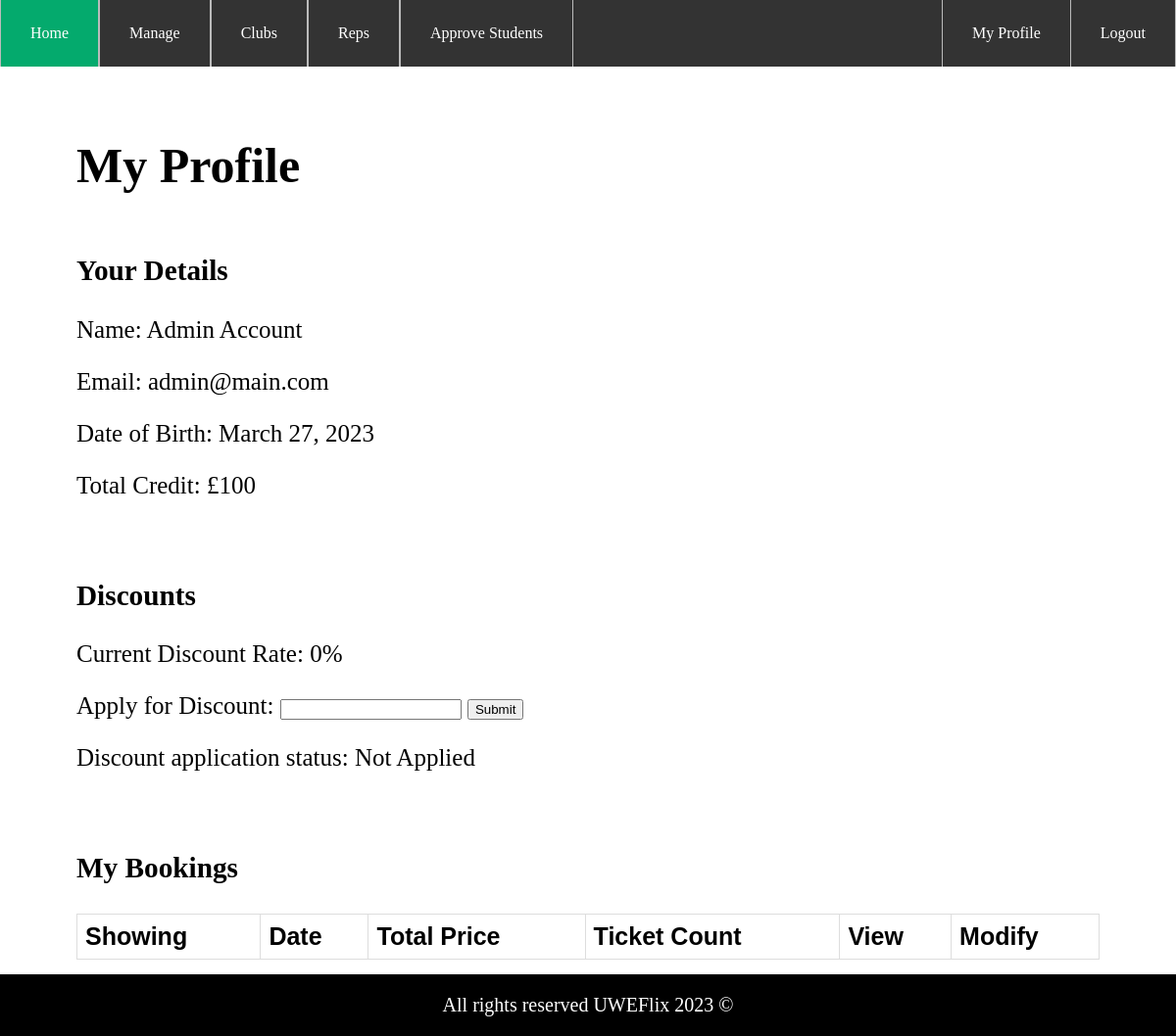
/my_profile/ (signed in), run on an earlier commit of the app's database.
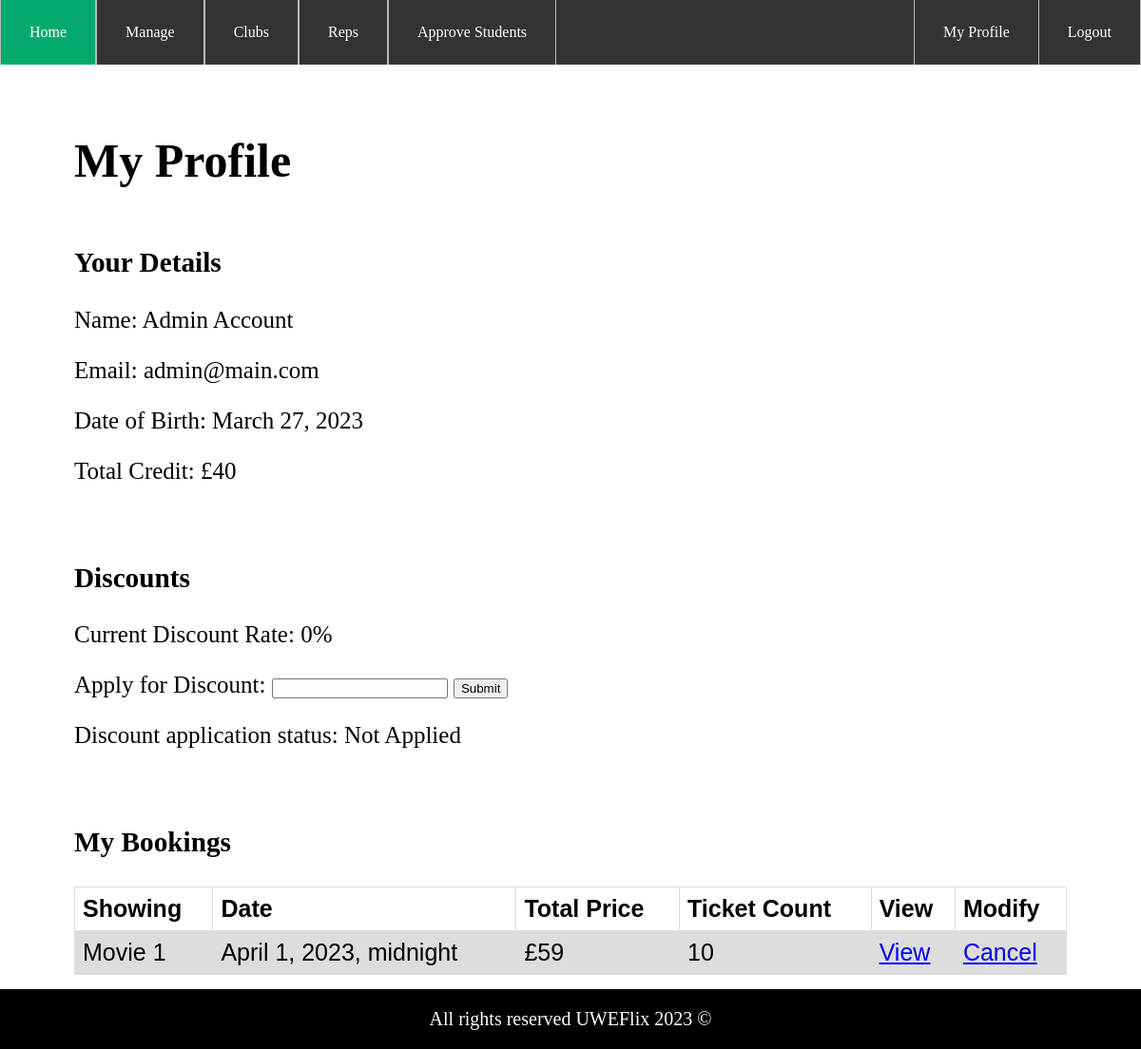
And on a later commit of the database.
### UWEFlix/models.py (models this page shows, shortened)
class UserProfile(models.Model):
    user_obj = models.OneToOneField(User, on_delete=models.CASCADE)
    club = models.ForeignKey(Club, null=True, on_delete=models.CASCADE, blank=True)
    date_of_birth = models.DateField(default=timezone.now, auto_now_add=False, auto_now=False, blank=False)
    credits = models.FloatField(default=0)
    discount = models.IntegerField(null=True, blank=True, default=0)
    applied_discount = models.IntegerField(null=True, blank=True, default=0)

class Booking(models.Model):
    user_email = models.EmailField(null=True)
    unique_key = models.UUIDField(null=True)
    club = models.ForeignKey(Club, null=True, blank=True, on_delete=models.SET_NULL)
    showing = models.ForeignKey(Showing, null=True, on_delete=models.SET_NULL)
    date = models.DateTimeField(default=timezone.now)
    total_price = models.FloatField(default=0)
    ticket_count = models.IntegerField(default=0)

class Showing(models.Model):
    film = models.ForeignKey(Film, null=True, on_delete=models.SET_NULL)
    screen = models.ForeignKey(Screen, null=True, on_delete=models.SET_NULL)
    time = models.DateTimeField(default=timezone.now)
    seats_taken = models.IntegerField(default=0)

class Film(models.Model):
    RATINGS = (('U', 'U'), ('PG', 'PG'), ('12A', '12A'), ('12', '12'), ('15', '15'), ('18', '18'))
    title = models.CharField(max_length=32)
    age_rating = models.CharField(max_length=5, choices=RATINGS)
    duration = models.IntegerField()
    description = models.CharField(max_length=255)
    image = models.ImageField(upload_to='films/', null=True)
    def __str__(self):
        return self.title

### UWEFlix/views.py (the view, shortened to what this page needs)
# urls.py: path('my_profile/', views.profile, name='My Profile'),
@login_required(login_url='/login')
def profile(request):
    user_profile = UserProfile.objects.get(user_obj=request.user)
    lookup = Booking.objects.filter(user_email=request.user.email)
    error_message = ''
    return render(request, 'UWEFlix/profile.html',
                  {'profile': user_profile, 'bookings': lookup, 'error': error_message})

### UWEFlix/templatetags/customtags.py (called while the page is built)
@register.filter
def has_group(user, group_name):
    return user.groups.filter(name=group_name).exists() or user.groups.filter(name='Administrator').exists()

### UWEFlix/templates/UWEFlix/profile.html (shortened to what this page needs)
{% extends 'UWEFlix/parent.html' %}
{% block page %}
<h1>My Profile</h1>
<div>
    <h3>Your Details</h3>
    <p>Name: {{user.first_name}} {{user.last_name}}</p>
    <p>Email: {{user.email}}</p>
    <p>Date of Birth: {{profile.date_of_birth}}</p>
    <p>Total Credit: £{{profile.credits}}</p>
</div>
<br>
<div>
    <h3>Discounts</h3>
    <p>Current Discount Rate: {{profile.discount}}%</p>
    <form method="POST" enctype="multipart/form-data">
        <label for="discount">Apply for Discount:</label>
        <input type="number" id="discount" name="discount" required/>
        <button class="button">Submit</button>
    </form>
    {% if profile.applied_discount > 0 %}
    <p>Discount application status: Waiting on approval ({{profile.applied_discount}}%)</p>
    {% else %}
    <p>Discount application status: Not Applied</p>
    {% endif %}
</div>
<br>
<div>
    <h3>My Bookings</h3>
    <table style="width:100%">
        <tr>
            <th>Showing</th>
            <th>Date</th>
            <th>Total Price</th>
            <th>Ticket Count</th>
            <th>View</th>
            <th>Modify</th>
        </tr>
        {% for booking in bookings %}
        <tr>
            <td>{{booking.showing.film}}</td>
            <td>{{booking.date}}</td>
            <td>£{{booking.total_price}}</td>
            <td>{{booking.ticket_count}}</td>
            <td><a href="/booking/confirmation/{{booking.id}}:{{booking.unique_key}}">View</a></td>
            <td><a href="/booking/cancel_booking/{{booking.id}}">Cancel</a></td>
        </tr>
        {% endfor %}
    </table>
</div>
{% endblock %}

What changed in the data, as far as the page shows it:
changed UserProfile: credits "100" → "40"
added Booking: showing.film "Movie 1", date "April 1, 2023, midnight", total_price "59", ticket_count "10"
